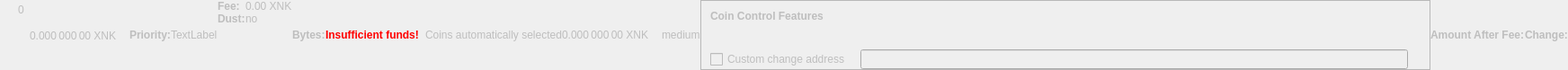
    <widget class="QWidget" name="dummyHideWidget" native="true">
     <property name="enabled">
      <bool>false</bool>
     </property>
     <property name="maximumSize">
      <size>
       <width>100</width>
       <height>22</height>
      </size>
     </property>
     <layout class="QHBoxLayout" name="dummyHideLayout">
      <property name="spacing">
       <number>0</number>
      </property>
      <property name="margin">
       <number>0</number>
      </property>
      <item>
       <layout class="QFormLayout" name="formLayoutCoinControl1">
        <property name="horizontalSpacing">
         <number>10</number>
        </property>
        <property name="verticalSpacing">
         <number>14</number>
        </property>
        <property name="leftMargin">
         <number>10</number>
        </property>
        <property name="topMargin">
         <number>4</number>
        </property>
        <property name="rightMargin">
         <number>6</number>
        </property>
        <item row="0" column="1">
         <widget class="QLabel" name="labelCoinControlBytes">
          <property name="cursor">
           <cursorShape>IBeamCursor</cursorShape>
          </property>
          <property name="contextMenuPolicy">
           <enum>Qt::ActionsContextMenu</enum>
          </property>
          <property name="text">
           <string notr="true">0</string>
          </property>
          <property name="textInteractionFlags">
           <set>Qt::LinksAccessibleByMouse|Qt::TextSelectableByKeyboard|Qt::TextSelectableByMouse</set>
          </property>
         </widget>
        </item>
       </layout>
      </item>
      <item>
       <widget class="QLabel" name="labelCoinControlAfterFee">
        <property name="enabled">
         <bool>false</bool>
        </property>
        <property name="sizePolicy">
         <sizepolicy hsizetype="Fixed" vsizetype="Fixed">
          <horstretch>0</horstretch>
          <verstretch>0</verstretch>
         </sizepolicy>
        </property>
        <property name="minimumSize">
         <size>
          <width>111</width>
          <height>12</height>
         </size>
        </property>
        <property name="maximumSize">
         <size>
          <width>111</width>
          <height>12</height>
         </size>
        </property>
        <property name="cursor">
         <cursorShape>IBeamCursor</cursorShape>
        </property>
        <property name="contextMenuPolicy">
         <enum>Qt::ActionsContextMenu</enum>
        </property>
        <property name="text">
         <string notr="true">0.000 000 00 XNK</string>
        </property>
        <property name="textInteractionFlags">
         <set>Qt::LinksAccessibleByMouse|Qt::TextSelectableByKeyboard|Qt::TextSelectableByMouse</set>
        </property>
       </widget>
      </item>
      <item>
       <widget class="QLabel" name="labelCoinControlPriorityText">
        <property name="enabled">
         <bool>false</bool>
        </property>
        <property name="font">
         <font>
          <weight>75</weight>
          <bold>true</bold>
         </font>
        </property>
        <property name="text">
         <string>Priority:</string>
        </property>
       </widget>
      </item>
      <item>
       <layout class="QHBoxLayout" name="horizontalLayout">
        <item>
         <widget class="QLabel" name="WarningLabel">
          <property name="text">
           <string>TextLabel</string>
          </property>
         </widget>
        </item>
       </layout>
      </item>
      <item>
       <layout class="QFormLayout" name="formLayoutCoinControl3">
        <property name="horizontalSpacing">
         <number>0</number>
        </property>
        <property name="verticalSpacing">
         <number>0</number>
        </property>
        <property name="leftMargin">
         <number>0</number>
        </property>
        <property name="topMargin">
         <number>0</number>
        </property>
        <property name="rightMargin">
         <number>0</number>
        </property>
        <item row="0" column="0">
         <widget class="QLabel" name="labelCoinControlFeeText">
          <property name="enabled">
           <bool>false</bool>
          </property>
          <property name="font">
           <font>
            <weight>75</weight>
            <bold>true</bold>
           </font>
          </property>
          <property name="text">
           <string>Fee:</string>
          </property>
          <property name="margin">
           <number>0</number>
          </property>
         </widget>
        </item>
        <item row="0" column="1">
         <widget class="QLabel" name="labelCoinControlFee">
          <property name="enabled">
           <bool>false</bool>
          </property>
          <property name="cursor">
           <cursorShape>IBeamCursor</cursorShape>
          </property>
          <property name="contextMenuPolicy">
           <enum>Qt::ActionsContextMenu</enum>
          </property>
          <property name="text">
           <string notr="true">0.00 XNK</string>
          </property>
          <property name="textInteractionFlags">
           <set>Qt::LinksAccessibleByMouse|Qt::TextSelectableByKeyboard|Qt::TextSelectableByMouse</set>
          </property>
         </widget>
        </item>
        <item row="1" column="0">
         <widget class="QLabel" name="labelCoinControlLowOutputText">
          <property name="enabled">
           <bool>false</bool>
          </property>
          <property name="font">
           <font>
            <weight>75</weight>
            <bold>true</bold>
           </font>
          </property>
          <property name="text">
           <string>Dust:</string>
          </property>
         </widget>
        </item>
        <item row="1" column="1">
         <widget class="QLabel" name="labelCoinControlLowOutput">
          <property name="enabled">
           <bool>false</bool>
          </property>
          <property name="cursor">
           <cursorShape>IBeamCursor</cursorShape>
          </property>
          <property name="contextMenuPolicy">
           <enum>Qt::ActionsContextMenu</enum>
          </property>
          <property name="text">
           <string>no</string>
          </property>
          <property name="textInteractionFlags">
           <set>Qt::LinksAccessibleByMouse|Qt::TextSelectableByKeyboard|Qt::TextSelectableByMouse</set>
          </property>
         </widget>
        </item>
       </layout>
      </item>
      <item>
       <widget class="QLabel" name="labelCoinControlBytesText">
        <property name="enabled">
         <bool>false</bool>
        </property>
        <property name="font">
         <font>
          <weight>75</weight>
          <bold>true</bold>
         </font>
        </property>
        <property name="text">
         <string>Bytes:</string>
        </property>
       </widget>
      </item>
      <item>
       <layout class="QFormLayout" name="formLayoutCoinControl2">
        <property name="horizontalSpacing">
         <number>0</number>
        </property>
        <property name="verticalSpacing">
         <number>0</number>
        </property>
        <property name="leftMargin">
         <number>0</number>
        </property>
        <property name="topMargin">
         <number>0</number>
        </property>
        <property name="rightMargin">
         <number>0</number>
        </property>
       </layout>
      </item>
      <item>
       <layout class="QHBoxLayout" name="horizontalLayoutCoinControl2">
        <property name="spacing">
         <number>0</number>
        </property>
        <property name="bottomMargin">
         <number>0</number>
        </property>
       </layout>
      </item>
      <item>
       <widget class="QLabel" name="labelCoinControlInsuffFunds">
        <property name="enabled">
         <bool>false</bool>
        </property>
        <property name="minimumSize">
         <size>
          <width>0</width>
          <height>0</height>
         </size>
        </property>
        <property name="font">
         <font>
          <weight>75</weight>
          <bold>true</bold>
         </font>
        </property>
        <property name="styleSheet">
         <string notr="true">color:red;font-weight:bold;</string>
        </property>
        <property name="text">
         <string>Insufficient funds!</string>
        </property>
        <property name="margin">
         <number>5</number>
        </property>
       </widget>
      </item>
      <item>
       <layout class="QFormLayout" name="formLayoutCoinControl4">
        <property name="horizontalSpacing">
         <number>0</number>
        </property>
        <property name="verticalSpacing">
         <number>0</number>
        </property>
        <property name="leftMargin">
         <number>0</number>
        </property>
        <property name="topMargin">
         <number>0</number>
        </property>
        <property name="rightMargin">
         <number>0</number>
        </property>
       </layout>
      </item>
      <item>
       <widget class="QLabel" name="labelCoinControlChangeLabel">
        <property name="enabled">
         <bool>false</bool>
        </property>
        <property name="sizePolicy">
         <sizepolicy hsizetype="Preferred" vsizetype="Expanding">
          <horstretch>0</horstretch>
          <verstretch>0</verstretch>
         </sizepolicy>
        </property>
        <property name="minimumSize">
         <size>
          <width>0</width>
          <height>0</height>
         </size>
        </property>
        <property name="text">
         <string/>
        </property>
        <property name="margin">
         <number>3</number>
        </property>
       </widget>
      </item>
      <item>
       <widget class="QLabel" name="labelCoinControlAutomaticallySelected">
        <property name="enabled">
         <bool>false</bool>
        </property>
        <property name="sizePolicy">
         <sizepolicy hsizetype="Fixed" vsizetype="Fixed">
          <horstretch>0</horstretch>
          <verstretch>0</verstretch>
         </sizepolicy>
        </property>
        <property name="minimumSize">
         <size>
          <width>0</width>
          <height>0</height>
         </size>
        </property>
        <property name="maximumSize">
         <size>
          <width>240</width>
          <height>16777215</height>
         </size>
        </property>
        <property name="text">
         <string>Coins automatically selected</string>
        </property>
        <property name="margin">
         <number>5</number>
        </property>
       </widget>
      </item>
      <item>
       <widget class="QLabel" name="labelCoinControlChange">
        <property name="enabled">
         <bool>false</bool>
        </property>
        <property name="sizePolicy">
         <sizepolicy hsizetype="Fixed" vsizetype="Fixed">
          <horstretch>0</horstretch>
          <verstretch>0</verstretch>
         </sizepolicy>
        </property>
        <property name="minimumSize">
         <size>
          <width>111</width>
          <height>0</height>
         </size>
        </property>
        <property name="maximumSize">
         <size>
          <width>111</width>
          <height>16777215</height>
         </size>
        </property>
        <property name="cursor">
         <cursorShape>IBeamCursor</cursorShape>
        </property>
        <property name="contextMenuPolicy">
         <enum>Qt::ActionsContextMenu</enum>
        </property>
        <property name="text">
         <string notr="true">0.000 000 00 XNK</string>
        </property>
        <property name="textInteractionFlags">
         <set>Qt::LinksAccessibleByMouse|Qt::TextSelectableByKeyboard|Qt::TextSelectableByMouse</set>
        </property>
       </widget>
      </item>
      <item>
       <widget class="QLabel" name="labelCoinControlPriority">
        <property name="enabled">
         <bool>false</bool>
        </property>
        <property name="cursor">
         <cursorShape>IBeamCursor</cursorShape>
        </property>
        <property name="contextMenuPolicy">
         <enum>Qt::ActionsContextMenu</enum>
        </property>
        <property name="text">
         <string>medium</string>
        </property>
        <property name="textInteractionFlags">
         <set>Qt::LinksAccessibleByMouse|Qt::TextSelectableByKeyboard|Qt::TextSelectableByMouse</set>
        </property>
       </widget>
      </item>
      <item>
       <widget class="QFrame" name="frameCoinControl">
        <property name="sizePolicy">
         <sizepolicy hsizetype="Expanding" vsizetype="Expanding">
          <horstretch>0</horstretch>
          <verstretch>0</verstretch>
         </sizepolicy>
        </property>
        <property name="maximumSize">
         <size>
          <width>16777215</width>
          <height>16777215</height>
         </size>
        </property>
        <property name="frameShape">
         <enum>QFrame::StyledPanel</enum>
        </property>
        <property name="frameShadow">
         <enum>QFrame::Sunken</enum>
        </property>
        <layout class="QVBoxLayout" name="verticalLayoutCoinControl2_2">
         <property name="spacing">
          <number>0</number>
         </property>
         <property name="margin">
          <number>0</number>
         </property>
         <item>
          <layout class="QVBoxLayout" name="verticalLayoutCoinControl" stretch="0,0,0,1">
           <property name="spacing">
            <number>0</number>
           </property>
           <property name="leftMargin">
            <number>10</number>
           </property>
           <property name="topMargin">
            <number>10</number>
           </property>
           <item>
            <layout class="QHBoxLayout" name="horizontalLayoutCoinControl1">
             <property name="bottomMargin">
              <number>15</number>
             </property>
             <item>
              <widget class="QLabel" name="labelCoinControlFeatures">
               <property name="enabled">
                <bool>false</bool>
               </property>
               <property name="sizePolicy">
                <sizepolicy hsizetype="Preferred" vsizetype="Maximum">
                 <horstretch>0</horstretch>
                 <verstretch>0</verstretch>
                </sizepolicy>
               </property>
               <property name="font">
                <font>
                 <weight>75</weight>
                 <bold>true</bold>
                </font>
               </property>
               <property name="styleSheet">
                <string notr="true">font-weight:bold;</string>
               </property>
               <property name="text">
                <string>Coin Control Features</string>
               </property>
              </widget>
             </item>
            </layout>
           </item>
           <item>
            <widget class="QWidget" name="widgetCoinControl" native="true">
             <property name="sizePolicy">
              <sizepolicy hsizetype="Preferred" vsizetype="Preferred">
               <horstretch>0</horstretch>
               <verstretch>0</verstretch>
              </sizepolicy>
             </property>
             <property name="minimumSize">
              <size>
               <width>0</width>
               <height>0</height>
              </size>
             </property>
             <property name="styleSheet">
              <string notr="true"/>
             </property>
             <layout class="QHBoxLayout" name="horizontalLayoutCoinControl5_2">
              <property name="margin">
               <number>0</number>
              </property>
              <item>
               <layout class="QHBoxLayout" name="horizontalLayoutCoinControl3">
                <property name="spacing">
                 <number>20</number>
                </property>
                <property name="topMargin">
                 <number>0</number>
                </property>
                <property name="bottomMargin">
                 <number>10</number>
                </property>
               </layout>
              </item>
             </layout>
            </widget>
           </item>
           <item>
            <layout class="QHBoxLayout" name="horizontalLayoutCoinControl4" stretch="0,0,0">
             <property name="spacing">
              <number>12</number>
             </property>
             <property name="sizeConstraint">
              <enum>QLayout::SetDefaultConstraint</enum>
             </property>
             <property name="topMargin">
              <number>5</number>
             </property>
             <property name="rightMargin">
              <number>5</number>
             </property>
             <item>
              <widget class="QCheckBox" name="checkBoxCoinControlChange">
               <property name="enabled">
                <bool>false</bool>
               </property>
               <property name="toolTip">
                <string>If this is activated, but the change address is empty or invalid, change will be sent to a newly generated address.</string>
               </property>
               <property name="text">
                <string>Custom change address</string>
               </property>
              </widget>
             </item>
             <item>
              <widget class="QValidatedLineEdit" name="lineEditCoinControlChange">
               <property name="enabled">
                <bool>false</bool>
               </property>
               <property name="sizePolicy">
                <sizepolicy hsizetype="Expanding" vsizetype="Fixed">
                 <horstretch>0</horstretch>
                 <verstretch>0</verstretch>
                </sizepolicy>
               </property>
              </widget>
             </item>
             <item>
              <widget class="QLabel" name="labelCoinControlChangeLabel_2">
               <property name="sizePolicy">
                <sizepolicy hsizetype="Preferred" vsizetype="Expanding">
                 <horstretch>0</horstretch>
                 <verstretch>0</verstretch>
                </sizepolicy>
               </property>
               <property name="minimumSize">
                <size>
                 <width>0</width>
                 <height>0</height>
                </size>
               </property>
               <property name="text">
                <string/>
               </property>
               <property name="margin">
                <number>3</number>
               </property>
              </widget>
             </item>
            </layout>
           </item>
           <item>
            <spacer name="verticalSpacerCoinControl">
             <property name="orientation">
              <enum>Qt::Vertical</enum>
             </property>
             <property name="sizeHint" stdset="0">
              <size>
               <width>800</width>
               <height>1</height>
              </size>
             </property>
            </spacer>
           </item>
          </layout>
         </item>
        </layout>
       </widget>
      </item>
      <item>
       <widget class="QLabel" name="labelCoinControlAfterFeeText">
        <property name="enabled">
         <bool>false</bool>
        </property>
        <property name="minimumSize">
         <size>
          <width>0</width>
          <height>0</height>
         </size>
        </property>
        <property name="maximumSize">
         <size>
          <width>16777215</width>
          <height>16777215</height>
         </size>
        </property>
        <property name="font">
         <font>
          <weight>75</weight>
          <bold>true</bold>
         </font>
        </property>
        <property name="text">
         <string>Amount After Fee:</string>
        </property>
        <property name="alignment">
         <set>Qt::AlignLeading|Qt::AlignLeft|Qt::AlignVCenter</set>
        </property>
        <property name="margin">
         <number>0</number>
        </property>
       </widget>
      </item>
      <item>
       <widget class="QLabel" name="labelCoinControlChangeText">
        <property name="enabled">
         <bool>false</bool>
        </property>
        <property name="sizePolicy">
         <sizepolicy hsizetype="Preferred" vsizetype="Preferred">
          <horstretch>0</horstretch>
          <verstretch>0</verstretch>
         </sizepolicy>
        </property>
        <property name="minimumSize">
         <size>
          <width>0</width>
          <height>0</height>
         </size>
        </property>
        <property name="maximumSize">
         <size>
          <width>16777215</width>
          <height>16777215</height>
         </size>
        </property>
        <property name="font">
         <font>
          <weight>75</weight>
          <bold>true</bold>
         </font>
        </property>
        <property name="text">
         <string>Change:</string>
        </property>
        <property name="alignment">
         <set>Qt::AlignLeading|Qt::AlignLeft|Qt::AlignVCenter</set>
        </property>
       </widget>
      </item>
     </layout>
    </widget>
